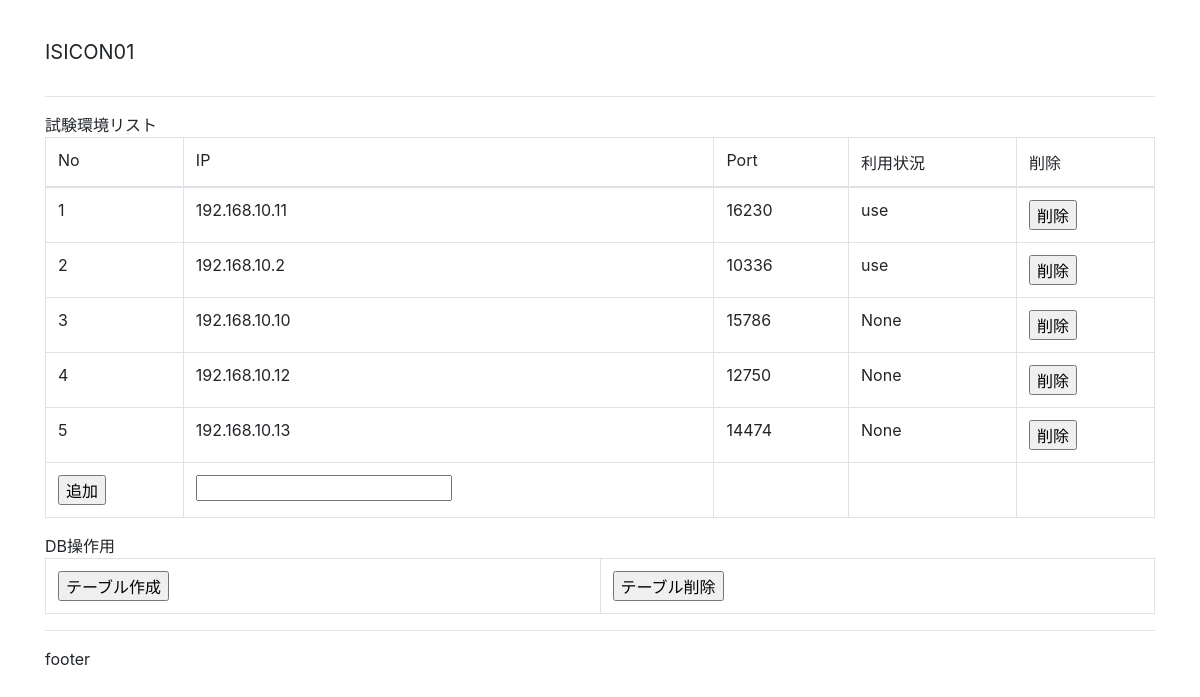
/admin, run on an earlier commit of the app's database.
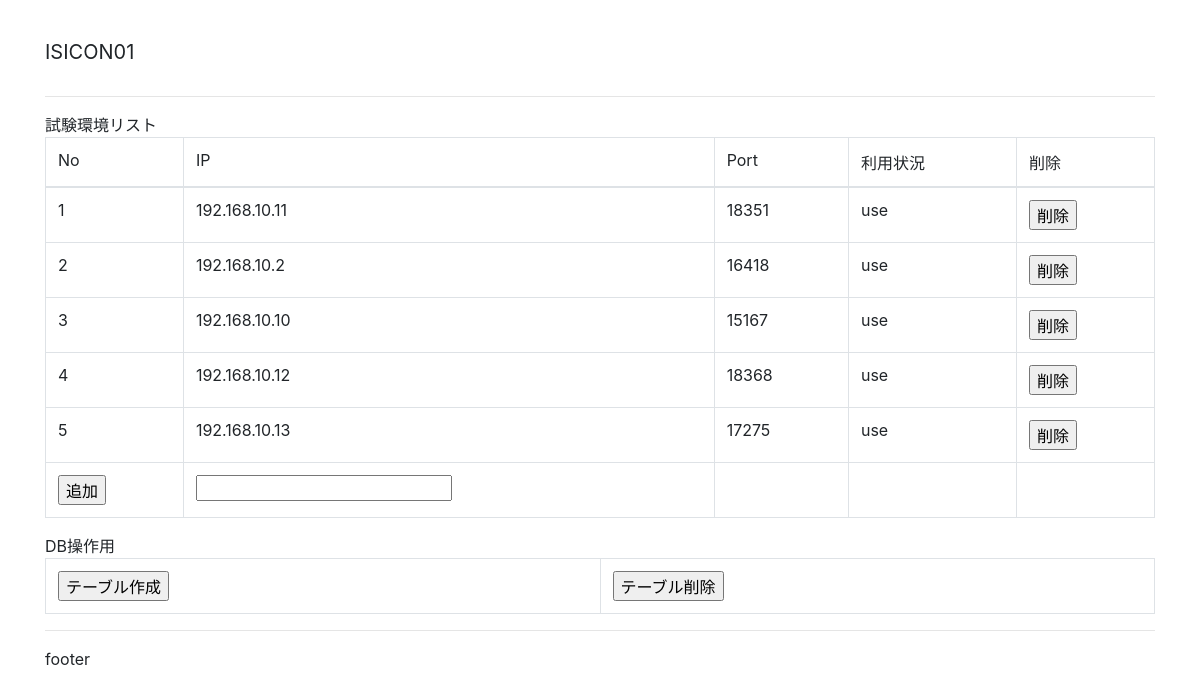
And on a later commit of the database.
### tables this page shows
CREATE TABLE server (num integer primary key, ip text, port integer, use text);

### isicon01/admin.py (the view)
@app.route('/admin')
def admin():
    conn = sqlite3.connect(dbpath)
    c = conn.cursor()
    try:
        c.execute("select * from server;")
        servers = c.fetchall()
    except sqlite3.Error as e:
        print('sqlite3 error: ', e.args[0])
    conn.commit()
    conn.close()
    print(servers)
    return render_template(
        'admin.html',
        servers = servers,
    )

### isicon01/templates/admin.html
﻿{% extends "layout.html" %}
{% block content %}
試験環境リスト
<table class="table table-bordered table-hover">
    <thead>
        <tr>
            <td>No</td>
            <td>IP</td>
            <td>Port</td>
            <td>利用状況</td>
            <td>削除</td>
        </tr>
    </thead>
    <tbody>
        {% for server in servers %}
        <tr>
            <td>{{ server[0] }}</td>
            <td>{{ server[1] }}</td>
            <td>{{ server[2] }}</td>
            <td>{{ server[3] }}</td>
            <form action="/admin/{{ server[0] }}/del" method="POST">
                <td><input type="submit" value="削除" /></td>
            </form>
        </tr>
        {% endfor %}
        <tr>
            <form action="/admin/add" method="POST">
                <td><input type="submit" value="追加" /></td>
                <td><input name="ip" type="text" /></td>
                <td></td>
                <td></td>
            </form>
        </tr>
    </tbody>
</table>
DB操作用
<table class="table table-bordered table-hover">
    <tbody>
        <tr>
            <form action="/admin/createTable" method="POST">
                <td><input type="submit" value="テーブル作成" /></td>
            </form>
            <form action="/admin/deleteTable" method="POST">
                <td><input type="submit" value="テーブル削除" /></td>
            </form>
        </tr>
    </tbody>
</table>
    {% endblock %}

### isicon01/templates/layout.html (shortened to what this page needs)
﻿<!DOCTYPE html>
<html lang="en" xmlns="http://www.w3.org/1999/xhtml">
<head>
    <link rel="stylesheet" type="text/css" href="/static/content/bootstrap.min.css" />
</head>
<body>
    <div class="navbar navbar-default">
        <div class="container">
            <div class="navbar-header">
                <a class="navbar-brand">ISICON01</a>
            </div>
        </div>
    </div>
    <div class="container body-content">
        <hr />
        {% block content %}{% endblock %}
        <hr />
        <footer>
            <p>footer</p>
        </footer>
    </div>
</body>
</html>

What changed in the data, as far as the page shows it:
changed server id 1: port "16230" → "18351"
changed server id 2: port "10336" → "16418"
changed server id 3: port "15786" → "15167"; use "None" → "use"
changed server id 4: port "12750" → "18368"; use "None" → "use"
changed server id 5: port "14474" → "17275"; use "None" → "use"
